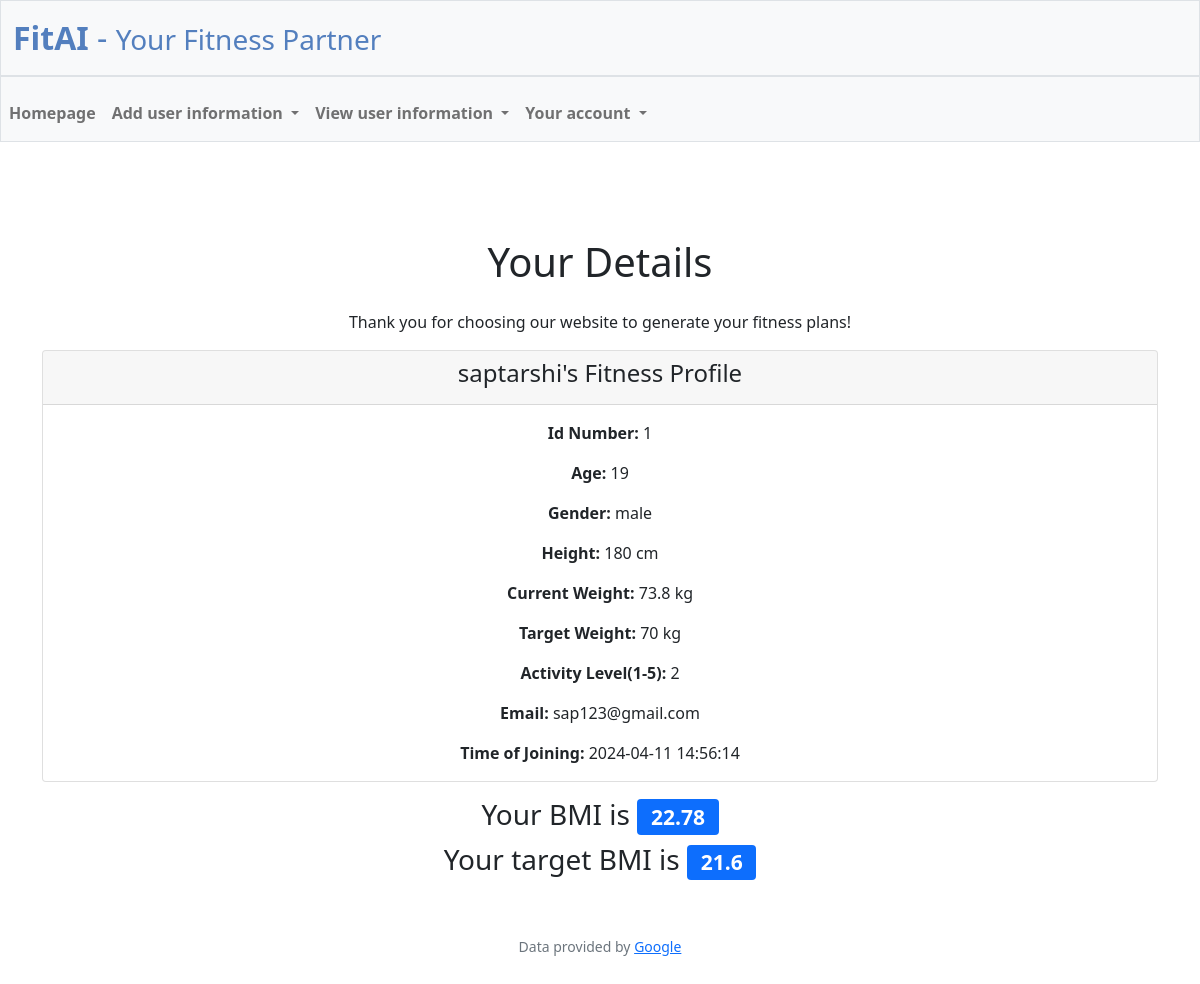
/homepage (signed in), run on the app's committed database.
### tables this page shows
CREATE TABLE user (
    id INTEGER PRIMARY KEY,
    username VARCHAR(255),
    email VARCHAR(255),
    password VARCHAR,
    time_joined TIMESTAMP,
    curr_weight DECIMAL(12,2),
    target_weight DECIMAL(12,2),
    height DECIMAL(12,2),
    gender VARCHAR(255),
    age INTEGER
, activity_level INTEGER);

### app.py (the view)
@app.route("/homepage")
@login_required
def home():
    try:
        user_details = db.execute("""
            SELECT id, username, email, time_joined, curr_weight, target_weight, height, gender, age, activity_level
            FROM user
            WHERE id = ?
        """, (user_c_id))
        print(user_details)
        h = user_details[0]["height"]/100
        bmi = round((user_details[0]["curr_weight"]/(h*h)), 2)
        bmi_target = round((user_details[0]["target_weight"]/(h*h)), 2)
        return render_template("home.html", user_details= user_details, bmi=bmi, bmi_target = bmi_target)
    except Exception as e:
        print(f"An error occurred: {e}")
        return render_template("error.html", message="An internal server error occurred.")

### app.py (called while the page is built)
@app.after_request
def after_request(response):
    response.headers["Cache-Control"] = "no-cache, no-store, must-revalidate"
    response.headers["Expires"] = 0
    response.headers["Pragma"] = "no-cache"
    return response

### helpers.py (called while the page is built)
def login_required(f):
    @wraps(f)
    def decorated_function(*args, **kwargs):
        if session.get("user_id") is None:
            return redirect("/login")
        return f(*args, **kwargs)
    return decorated_function

### templates/home.html (shortened to what this page needs)
{% extends "layout.html" %}
{% block main %}
<div class="container mt-5">
    <h1 class="text-center mb-4">Your Details</h1>
    <p class="text-center">Thank you for choosing our website to generate your fitness plans!</p>
    {% for item in user_details %}
        <div class="card mb-3">
            <div class="card-header">
                <h4 class="card-title">{{ item.username }}'s Fitness Profile</h4>
            </div>
            <div class="card-body">
                <p class="card-text"><strong>Id Number:</strong> {{ item.id }}</p>
                <p class="card-text"><strong>Age:</strong> {{ item.age }}</p>
                <p class="card-text"><strong>Gender:</strong> {{ item.gender }}</p>
                <p class="card-text"><strong>Height:</strong> {{ item.height }} cm</p>
                <p class="card-text"><strong>Current Weight:</strong> {{ item.curr_weight }} kg</p>
                <p class="card-text"><strong>Target Weight:</strong> {{ item.target_weight }} kg</p>
                <p class="card-text"><strong>Activity Level(1-5):</strong> {{ item.activity_level }} </p>
                <p class="card-text"><strong>Email:</strong> {{ item.email }}</p>
                <p class="card-text"><strong>Time of Joining:</strong> {{ item.time_joined }}</p>
            </div>
        </div>
    {% endfor %}
    <div class="text-center">
        <p class="h3">Your BMI is <span class="badge bg-primary">{{ bmi }}</span></p>
    </div>
    <div class="text-center">
        <p class="h3">Your target BMI is <span class="badge bg-primary">{{ bmi_target }}</span></p>
    </div>
</div>
{% endblock %}

### data on the page
user: username "saptarshi", id "1", age "19", gender "male", height "180", curr_weight "73.8", target_weight "70", activity_level "2", email "sap123@gmail.com", time_joined "2024-04-11 14:56:14"

### other printed values
{{ bmi }} "22.78"
{{ bmi_target }} "21.6"
